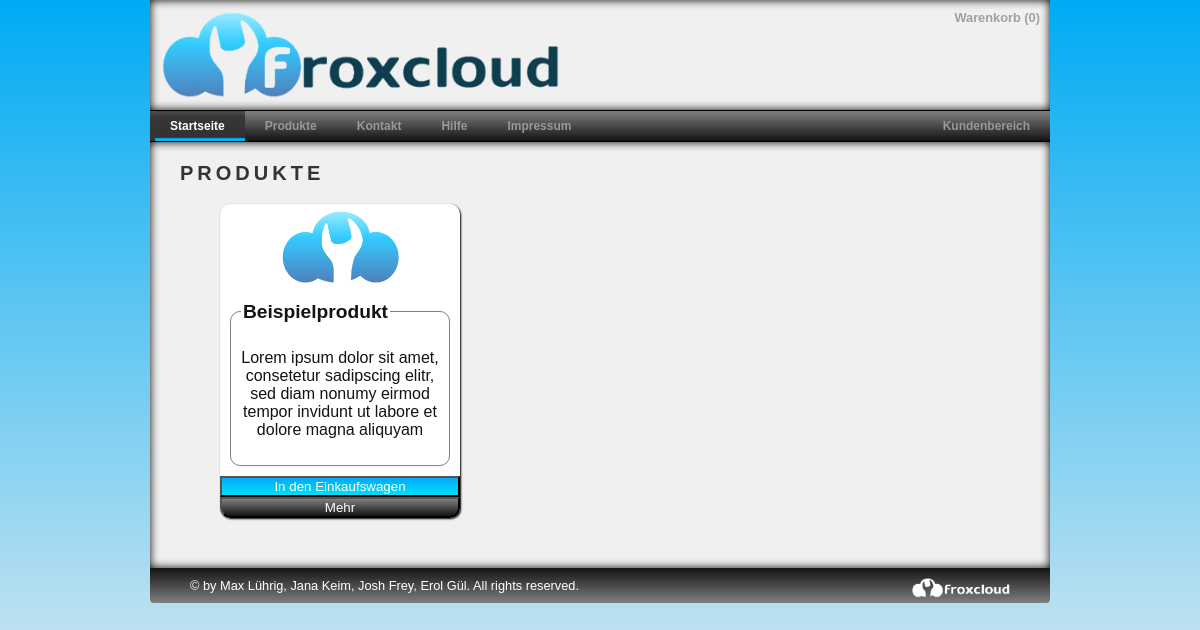
/products.html?lang=de-de, run on the app's committed database.
### index.php (called while the page is built)
<?php
	include("header.php");
	include("menu.php");
	include("mainpage.php");
	include("footer.php");
?>

### includes/classes/cl_language.php (called while the page is built, shortened)
<?php
class language {
	public static function getBrowserLanguage() {
		$supportedLanguages = language::getSupportedLanguages();
		if (isset($_SERVER['HTTP_ACCEPT_LANGUAGE'])) {
			preg_match_all('/([a-z]{1,8}(-[a-z]{1,8})?)\s*(;\s*q\s*=\s*(1|0\.[0-9]+))?/i', $_SERVER['HTTP_ACCEPT_LANGUAGE'], $lang_parse);
			if (count($lang_parse[1])) {
				$langs = array_combine($lang_parse[1], $lang_parse[4]);
				foreach ($langs as $lang => $val) {
					if ($val === '') $langs[$lang] = 1;
				}
			}
		}
		return language::internalToISO( customizing::get_default_language() );
	}
	public static function internalToISO($language_id) {
		$sql_statement = 'SELECT l.iso_code FROM '. TBL_LANGUAGE .' AS l WHERE l.language_id = '. (int) $language_id;
		$query = db_query($sql_statement);
		if(db_num_results($query) == 1) {
			$result_data = db_fetch_array($query);
			return $result_data['iso_code'];
		}
		else {
			return null;
		}
	}
	public static function ISOTointernal($iso_code) {
		$sql_statement = 'SELECT l.language_id FROM '. TBL_LANGUAGE .' AS l WHERE l.iso_code = "'. $iso_code .'"';
		$query = db_query($sql_statement);
		if(db_num_results($query) == 1) {
			$result_data = db_fetch_array($query);
			return $result_data['language_id'];
		}
		else {
			return null;
		}
	}
	private static function getSupportedLanguages() {
		$sql_statement = 'SELECT l.language_id, l.iso_code FROM '. TBL_LANGUAGE .' AS l ORDER BY l.iso_code';
		$query = db_query($sql_statement);
		$return_array = array();
		while($row = db_fetch_array($query)) {
			$return_array[$row['iso_code']] = $row['language_id'];
		}
		return $return_array;
	}
}
?>

### functions/database.php (called while the page is built, shortened)
<?php
function db_query($sql_statement,$connection = 'db_connection') {
	global $$connection;
	$result = mysql_query($sql_statement, $$connection) or db_error($sql_statement, mysql_errno(), mysql_error());
	return $result;
}
function db_num_results($db_query) {
	return mysql_num_rows($db_query);
}
function db_fetch_array($db_query) {
	return mysql_fetch_array($db_query, MYSQL_ASSOC);
}
?>

### includes/classes/cl_customizing.php (called while the page is built, shortened)
<?php
class customizing {
	public static function get_default_language() {
		$sql_statement = 'SELECT cust.value AS default_language FROM '. TBL_CUSTOMIZING .' AS cust WHERE cust.key = "default_language"';
		$query = db_query($sql_statement);
		$default_language = db_fetch_array($query);
		return $default_language['default_language'];
	}
}
?>

### functions/general.php (called while the page is built, shortened)
<?php
function get_default_language() {
	$sql_statement = 'SELECT cust.value AS default_language FROM '. TBL_CUSTOMIZING .' AS cust WHERE cust.key = "default_language"';
	$query = db_query($sql_statement);
	$default_language = db_fetch_array($query);
	return $default_language['default_language'];
}
?>

### includes/classes/cl_shoppingcart.php (called while the page is built, shortened)
<?php
class shoppingcart {
	private $session_id;
	public function __construct($session_id, $language_id = NULL) {
		$this->session_id = $session_id;
		$this->loadProducts($language_id);
	}
	public function getNumberOfProducts() {
		if(!$this->isEmpty()) {
			$sql_statement = 'SELECT SUM( sc.quantity ) AS number_of_products FROM '. TBL_SHOPPING_CART .' AS sc WHERE sc.session_id = "'. $this->session_id .'"';
			$productcount_query = db_query($sql_statement);
			$result_data = db_fetch_array($productcount_query);
			return $result_data['number_of_products'];
		}
		else {
			return 0;
		}
	}
	private function loadProducts($language_id = NULL) {
		if($language_id == null) {
			$language_id = get_default_language();
		}
		$sql_statement = 'SELECT sc.product_id, sc.quantity, p.price, p.title FROM '. TBL_SHOPPING_CART .' AS sc INNER JOIN '. TBL_PRODUCT .' AS p ON sc.product_id = p.product_id WHERE sc.session_id = "'. $this->session_id .'" AND p.language_id = '. $language_id;
		$query = db_query($sql_statement);
	}
	private function isEmpty() {
		$sql_statement = 'SELECT sc.product_id FROM '. TBL_SHOPPING_CART .' AS sc WHERE sc.session_id = "'. $this->session_id .'"';
		$cart_products_query = db_query($sql_statement);
		if(db_num_results($cart_products_query) == 0) {
			return true;
		}
		else {
			return false;
		}
	}
}
?>

### includes/classes/cl_customer.php (called while the page is built, shortened)
<?php
class customer {
	public static function isLoggedIn($session_id) {
		$sql_statement = 'SELECT ac.customer_id FROM '. TBL_ACTIVE_CUSTOMER .' AS ac WHERE ac.session_id = "'. $session_id .'" AND ac.expiration_date > NOW()';
		$query = db_query($sql_statement);
		if(db_num_results($query) == 1) {
			return true;
		}
		else {
			return false;
		}
	}
}
?>

### includes/classes/cl_product.php (called while the page is built, shortened)
<?php
class product {
	public static function getAllActiveProducts($languageId){
		$sql_select_statement = 'SELECT * FROM '. TBL_PRODUCT .' AS p WHERE language_id = "'. $languageId .'" AND active = "1" ORDER BY p.product_id ASC';
		$active_product_query = db_query($sql_select_statement);
		$active_product_array = array();
		while($data = db_fetch_array($active_product_query)){
			$active_product_array[$data['product_id']] = array("title" => $data['title'],
													   "contract_periode" => $data['contract_periode'],
													   "description" => $data['description'],
													   "quantity" => $data['quantity'],
													   "price" => $data['price']);
		}
		return $active_product_array;
	}
}
?>

### menu.php (the view, shortened to what this page needs)
<div class="mainmenu">
	<ul>
	   <li><a href="home.html?lang=<?php echo $site_language; ?>" id="home" class="nav mm_active"><span><?php echo VIEW_MENU_HOME; ?></span></a></li>
	   <li><a href="products.html?lang=<?php echo $site_language; ?>" id="products" class="nav"><span><?php echo VIEW_MENU_PRODUCTS; ?></span></a></li>
	   <li><a href="help.html?lang=<?php echo $site_language; ?>" id="help" class="nav"><span><?php echo VIEW_MENU_HELP; ?></span></a></li>
	   <li><a href="imprint.html?lang=<?php echo $site_language; ?>" id="imprint" class="nav"><span><?php echo VIEW_MENU_IMPRINT; ?></span></a></li>
	   <?php
	   	if (customer::isLoggedIn(session_id()) == true ) {
	   		echo '<li id="mainmenuelement"><a href="#!page=customercenter&lang='. $site_language .'" id="customercenter" class="nav"><span>'. VIEW_MENU_CUSTOMERCENTER .'</span></a></li>';
	   	}
	   	else {
	   		echo '<li id="mainmenuelement"><a href="#!page=customercenter&lang='. $site_language .'" id="customercenter"><span>'. VIEW_MENU_CUSTOMERCENTER .'</span></a></li>';
	   	}
	   ?>
	</ul>
</div>

### header.php (shortened to what this page needs)
<?php
require PATH_CLASSES .'cl_customizing.php';
require PATH_CLASSES .'cl_language.php';
require PATH_CLASSES .'cl_shoppingcart.php';
require PATH_CLASSES .'cl_customer.php';
require PATH_CLASSES .'cl_product.php';
require PATH_CLASSES .'cl_product_info.php';
require 'functions/database.php';
require 'functions/general.php';
$site_language = language::getBrowserLanguage();
$cart = new shoppingcart(session_id());
?>
<!DOCTYPE HTML PUBLIC "-//W3C//DTD HTML 4.01 Frameset//EN">
<html>
<head>
<link rel="stylesheet" href="css/style.css" media="screen and (min-device-width: 600px)" type="text/css" />
<link rel="stylesheet" href="css/print.css" type="text/css" media="print">
<link rel="stylesheet" href="css/colorbox.css" type="text/css">
<link type="text/css" rel="stylesheet" media="only screen and (max-device-width: 599px)" href="css/handheld.css" />
<link rel="stylesheet" media="screen and (-webkit-device-pixel-ratio:0.75)" href="css/handheld.css" />
<link rel="stylesheet" href="css/handheld.css" media="handheld" type="text/css" />
</head>
<body>
<div class="header">
	<img ID="logo" src="images/fcloud.png">
	<div class="header_right">
		<a href="shoppingcart.html?lang=<?php echo $site_language; ?>" id="shoppingcart" class="nav"><?php echo VIEW_MENU_SHOPPING_CART; ?> (<span id="current_cart_quantity"><?php echo $cart->getNumberOfProducts(); ?></span>)</a>
		<br>
	</div>
</div>

### mainpage.php (shortened to what this page needs)
<div class="content_container" id="content_container">
<?php
if(isset($_GET['page'])) {
	$action = 'show_'. substr($_GET['page'], 0);
	include_once 'logic/process_content_handling.php';
}
?>
</div>

### logic/process_content_handling.php (shortened to what this page needs)
<?php
require_once PATH_CLASSES .'cl_customizing.php';
require_once PATH_CLASSES .'cl_language.php';
require_once PATH_CLASSES .'cl_shoppingcart.php';
require_once PATH_CLASSES .'cl_customer.php';
require_once PATH_CLASSES .'cl_content.php';
require_once PATH_FUNCTIONS .'database.php';
require_once PATH_FUNCTIONS .'general.php';
switch($action) {
	case 'show_products':
		include PATH_BODYS .'product.php';
		break;
}
?>

### bodys/product.php (shortened to what this page needs)
<?php
require_once PATH_CLASSES .'cl_language.php';
require_once PATH_CLASSES .'cl_product.php';
$language_id = language::ISOTointernal(language::getBrowserLanguage());
$index = 0;
echo '
<h1>'.VIEW_MENU_PRODUCTS.'</h1>
<div class="boxwrapper">
';
$active_product_array = product::getAllActiveProducts($language_id);
foreach ($active_product_array as $product_id => $product_data){
	$attribute_value_map = array();
	$product_info_map = productInfo::getAttributesByProductId($product_id);
	$existing_attributes = productAttribute::getAllExistingAttrByLang($language_id);
	foreach($product_info_map as $attribute_id => $value){
		$attribute_value_map[$existing_attributes[$attribute_id]] = $value;
	}
	if($index % 3 == 0){
		echo'<div class="productwrapper"> ';
	}
	$return_string = '
	<div class="whitebox box_3inRow">
		<img ID="littlelogo" src="images/logos/logo.png">
		<fieldset>
			<legend>
				'. $product_data['title'].'
			</legend>
			<p>'.$product_data['description'].'</p>
		</fieldset>
		<button class="buttonlayout_buy" rel="'.$product_id.'">'.BUTTON_ADD_TO_CART.'</button>
		<div id="book'.$product_id.'" class="slidebox">
			<fieldset>
				<legend>
					Details
				</legend>
				<ul>
	<li>'.PRODUCT_CONTRACT_PERIODE.' '.$product_data['contract_periode'].'</li>
	<li>'.PRODUCT_QUANTITY.' '.$product_data['quantity'].'</li>
	<li>'.PRODUCT_PRICE.' '.$product_data['price'].'</li>';
	foreach($attribute_value_map as $attr_name => $value){
		$return_string = $return_string. '<li>'. $attr_name .' '. $value .'</li>';
	}
	$value_array = array($product_id, PRODUCT_DETAILS_LESS, PRODUCT_DETAILS_MORE);
	$trimmed_values = implode(',', $value_array);
	$return_string = $return_string.
				'</ul>
			</fieldset>
		</div>
	<button class="buttonlayout_more" rel="'.$trimmed_values.'">'.PRODUCT_DETAILS_MORE.'</button>
	</div>
	';
	if($index % 3 == 0){
		$return_string = $return_string.'</div> ';
	}
	$index++;
	echo $return_string;
}
echo'</div>'
?>

### footer.php
<div class="footer">
		&copy; by Max L&uumlhrig, Jana Keim, Josh Frey, Erol G&uumll. All rights reserved.
	<img ID="froxcloud_white" src="images/logos/froxcloud_white.png">
</div>
</body>
</html>

### css/style.css (style rules this page uses)
html, body { min-height: 100%; filter: progid:DXImageTransform.Microsoft.gradient(startColorstr='#00abf4', endColorstr='#F0F0F0'); }
body { color: #131313; width: 900px; margin: 0 auto; font-family: Arial, Helvetica, sans-serif; filter: progid:DXImageTransform.Microsoft.gradient(startColorstr='#00abf4', endColorstr='#F0F0F0'); background: -webkit-gradient(linear, left top, left bottom, from(#00abf4), to(#F0F0F0)); background: -moz-linear-gradient(top, #00abf4, #F0F0F0); background-repeat:no-repeat; }
.header { background-color: #F0F0F0; width: 900px; height: 110px; -moz-box-shadow: inset 0 0 10px 0 #000; -webkit-box-shadow: inset 0 0 10px 0 #000; box-shadow: inset 0 0 10px 0 #000; }
.header_right { float: right; width: 450px; height: 90px; position: relative; text-align: right; margin-top: 10px; margin-bottom: 10px; }
.content_container { background-color: #F0F0F0; width: 900px; height: auto; text-align:center; position:relative; float: left; clear: both; padding-bottom: 40px; background-repeat:no-repeat; min-height: 300px; -moz-box-shadow: inset 0 0 10px 0 #000; -webkit-box-shadow: inset 0 0 10px 0 #000; box-shadow: inset 0 0 10px 0 #000; }
.footer { width: 820px; clear: both; position:relative; top: 0px; border-bottom-left-radius: 4px; border-bottom-right-radius: 4px; padding: 10px 40px; text-align: center; font-size: 0.8em; color: white; text-align:left; clear:both; filter: progid:DXImageTransform.Microsoft.gradient(startColorstr='#131313', endColorstr='#7f7f7f'); background: -webkit-gradient(linear, left top, left bottom, from(#131313), to(#7f7f7f)); background: -moz-linear-gradient(top, #131313, #7f7f7f); }
body h1 { font-family: Arial, Helvetica, sans-serif; font-weight: bold; font-size: 1.25em; letter-spacing: .2em; line-height: 1.1em; margin: 20px 30px 10px; text-align: left; text-transform: uppercase; color: #333; float: left; }
a:link { color:black; text-decoration:none; }
#shoppingcart { margin: 10px; font-weight:bold; font-size: 0.8em; color:#A0A0A0; }
.boxwrapper { margin: 40px auto; width: 780px; }
.productwrapper { width: 780px; clear:both; }
.whitebox { float: left; background-color: white; border-radius: 10px; box-shadow: 1px 1px 2px black; margin: 10px; }
.box_3inRow { width: 240px; height: auto; }
fieldset { border: black solid 1px; border-radius: 10px; border-color: grey; padding: 10px; margin:10px; min-height:100px; width: auto; }
legend { font-weight:bold; font-size: 1.2em; text-align: left; }
#littlelogo { width: 120px; margin: 5px; }
#logo { width: 400px; margin: 10px; }
#froxcloud_white { height: 20px; float:right; bottom:0px; }
.buttonlayout_more { width: 100%; border-bottom-left-radius: 10px; border-bottom-right-radius: 10px; color: white; filter: progid:DXImageTransform.Microsoft.gradient(startColorstr='#7f7f7f', endColorstr='#131313'); background: -webkit-gradient(linear, left top, left bottom, from(#7f7f7f), to(#131313)); background: -moz-linear-gradient(top, #7f7f7f, #131313); }
.buttonlayout_buy { width: 100%; color: white; filter: progid:DXImageTransform.Microsoft.gradient(startColorstr='#00abf4', endColorstr='#02def7'); background: -webkit-gradient(linear, left top, left bottom, from(#00abf4), to(#02def7)); background: -moz-linear-gradient(top, #00abf4, #02def7); }
.mainmenu ul { margin:0; padding:0; list-style-type:none; width:auto; position:relative; display:block; height:30px; font-size:12px; font-weight:bold; background:transparent url(../images/nav_bg.png) repeat-x top left; font-family:Arial, Helvetica, sans-serif; border-bottom:1px solid #000000; border-top:1px solid #000000; filter: progid:DXImageTransform.Microsoft.gradient(startColorstr='#7f7f7f', endColorstr='#131313'); background: -webkit-gradient(linear, left top, left bottom, from(#7f7f7f), to(#131313)); background: -moz-linear-gradient(top, #7f7f7f, #131313); }
.mainmenu li { display:block; float:left; margin:0; padding:0; }
.mainmenu li a { display:block; float:left; color:#999999; text-decoration:none; font-weight:bold; padding:8px 20px 0 20px; }
.mainmenu li a.mm_active { color: white; display:inline; height:22px; background:transparent url(../images/nav_bg.png) 0px -30px no-repeat; float:left; margin:0; }
#mainmenuelement { float: right; }

### data on the page
tbl_product: title "Beispielprodukt", description "Lorem ipsum dolor sit amet, consetetur sadipscing elitr, sed diam nonumy eirmod tempor invidunt ut labore et dolore magna aliquyam"

### other printed values
VIEW_MENU_SHOPPING_CART "Warenkorb"
$cart->getNumberOfProducts() "0"
VIEW_MENU_HOME "Startseite"
VIEW_MENU_PRODUCTS "Produkte"
VIEW_MENU_HELP "Hilfe"
VIEW_MENU_IMPRINT "Impressum"
VIEW_MENU_CUSTOMERCENTER "Kundenbereich"
VIEW_MENU_PRODUCTS "PRODUKTE"
